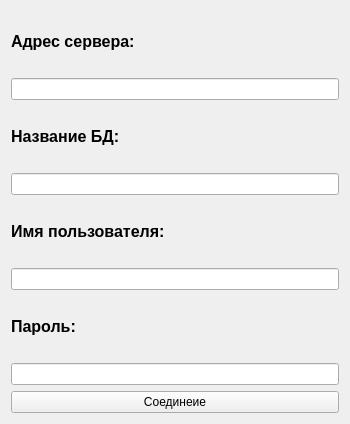
<?xml version="1.0" encoding="UTF-8"?>
<ui version="4.0">
 <class>login</class>
 <widget class="QWidget" name="login">
  <property name="geometry">
   <rect>
    <x>0</x>
    <y>0</y>
    <width>350</width>
    <height>424</height>
   </rect>
  </property>
  <property name="windowTitle">
   <string>Form</string>
  </property>
  <layout class="QVBoxLayout" name="verticalLayout">
   <item>
    <widget class="QLabel" name="label">
     <property name="font">
      <font>
       <pointsize>12</pointsize>
       <bold>true</bold>
      </font>
     </property>
     <property name="text">
      <string>Адрес сервера:</string>
     </property>
    </widget>
   </item>
   <item>
    <widget class="QLineEdit" name="lineEdit"/>
   </item>
   <item>
    <widget class="QLabel" name="label_2">
     <property name="font">
      <font>
       <pointsize>12</pointsize>
       <bold>true</bold>
      </font>
     </property>
     <property name="text">
      <string>Название БД:</string>
     </property>
    </widget>
   </item>
   <item>
    <widget class="QLineEdit" name="lineEdit_2"/>
   </item>
   <item>
    <widget class="QLabel" name="label_3">
     <property name="font">
      <font>
       <pointsize>12</pointsize>
       <bold>true</bold>
      </font>
     </property>
     <property name="text">
      <string>Имя пользователя:</string>
     </property>
    </widget>
   </item>
   <item>
    <widget class="QLineEdit" name="lineEdit_3"/>
   </item>
   <item>
    <widget class="QLabel" name="label_4">
     <property name="font">
      <font>
       <pointsize>12</pointsize>
       <bold>true</bold>
      </font>
     </property>
     <property name="text">
      <string>Пароль:</string>
     </property>
    </widget>
   </item>
   <item>
    <widget class="QLineEdit" name="lineEdit_4"/>
   </item>
   <item>
    <widget class="QPushButton" name="ConnectDB">
     <property name="text">
      <string>Соединеие</string>
     </property>
    </widget>
   </item>
  </layout>
 </widget>
 <resources/>
 <connections/>
</ui>
